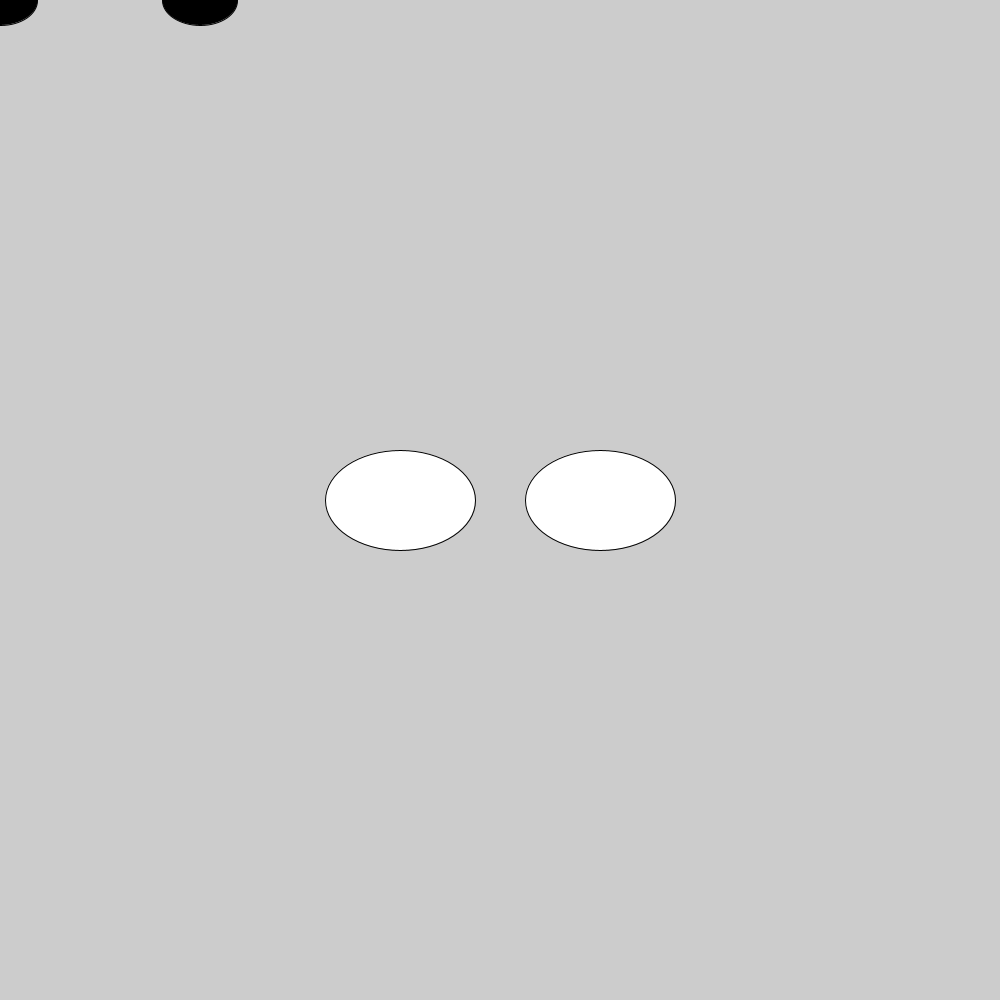
Frame 1 (no input)
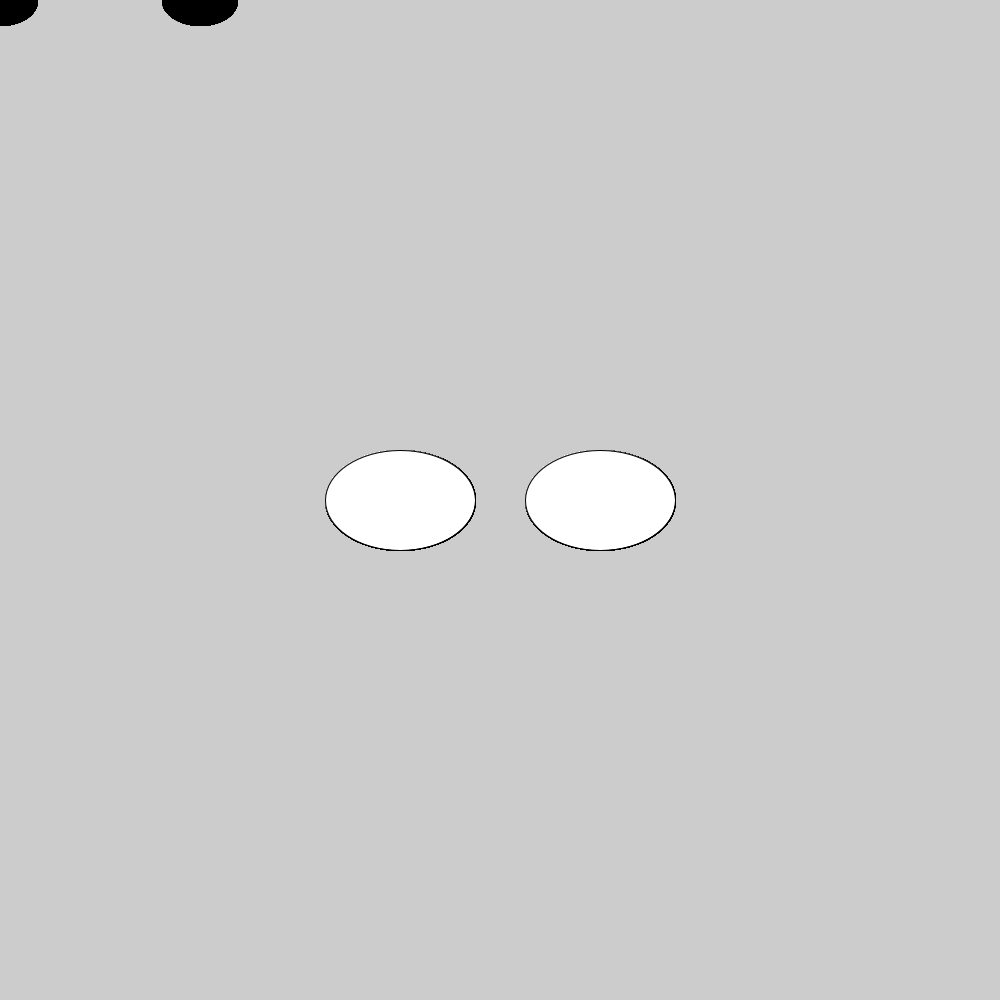
Frame 60 (the mouse pressed at the canvas centre just before this capture)
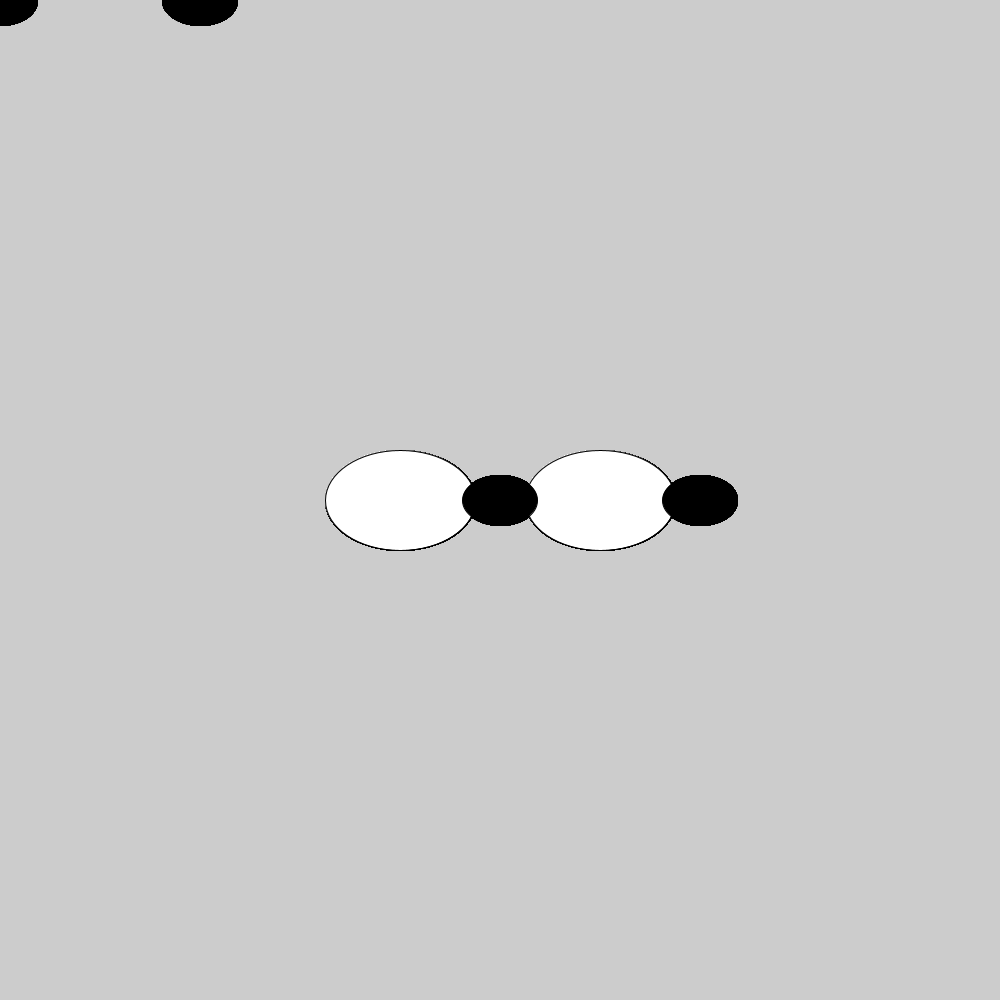
Frame 120 (the mouse held since frame 60 and released just before this capture)

The Processing sketch that drew these frames (run headless with seeded random() and noise(); from frame 60 on, the mouse is pressed at the canvas centre):

// Processing sketch: googly_eyes
// ── googly_eyes.pde
void setup() {
  size(1000, 1000);
}
void draw() {
  fill(255, 255, 255);
  ellipse(400, 500, 150, 100);
  ellipse(600, 500, 150, 100);
  fill(0, 0, 0);
  ellipse(mouseX, mouseY, 75, 50);
  ellipse(mouseX+200, mouseY, 75, 50);
}
